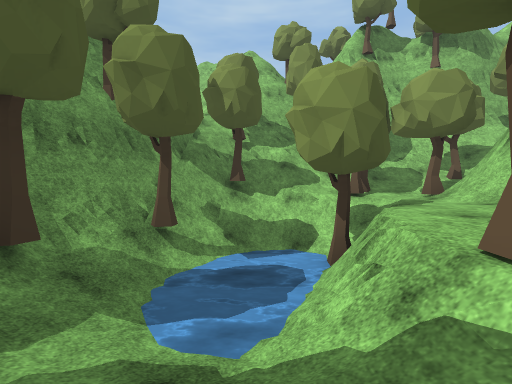
view 1 (above)

24 first-person views from a walk through a 3-D level made in the Unity game engine. The camera is 1.5 m above the floor, tilts 2° down and sees 85° across. Doors are open. The floor is counted in squares, 2 m on a side. Each view is taken from the middle of a square. On the plan, view 1 faces up. The plan holds only what a view shows up to about 10 squares ahead; the rest is blank. The place goes on beyond the plan. Some animated figures are not drawn. Some surface patterns are stand-ins.

view 2
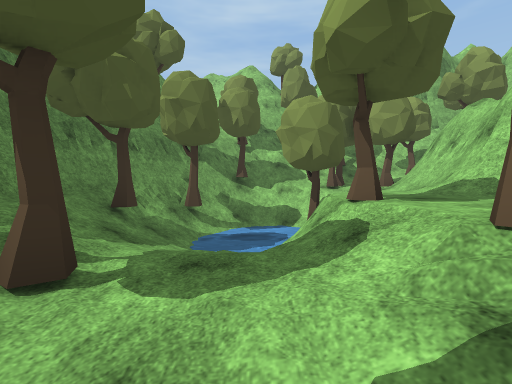

view 3
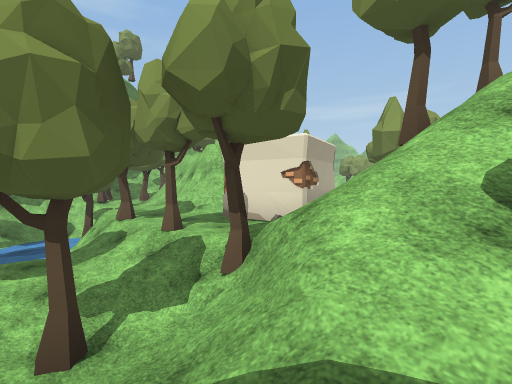

view 4
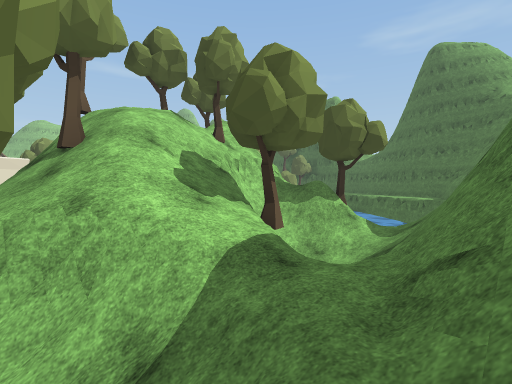

view 5
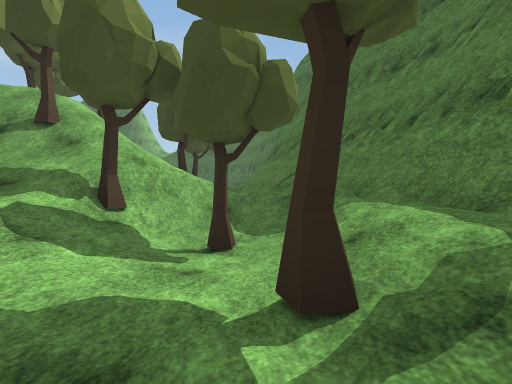

view 6
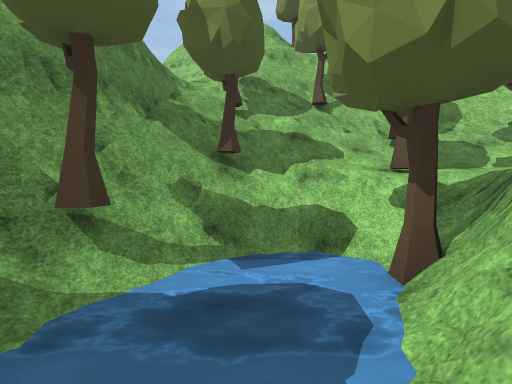

view 7
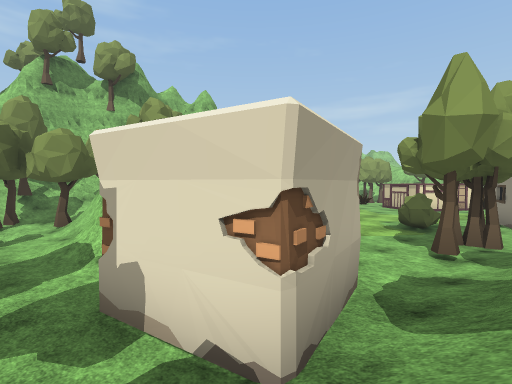

view 8
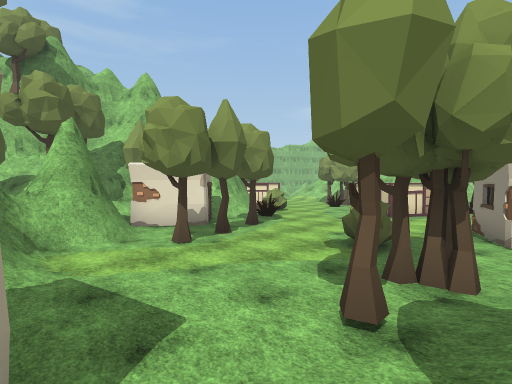

view 9
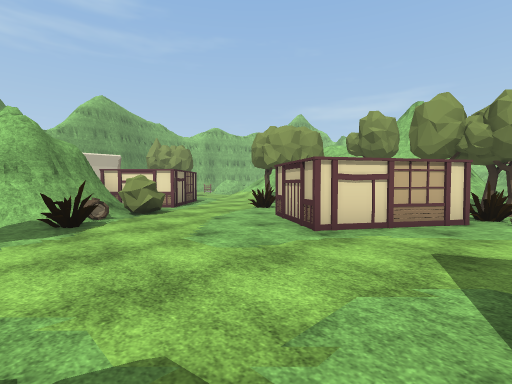

view 10
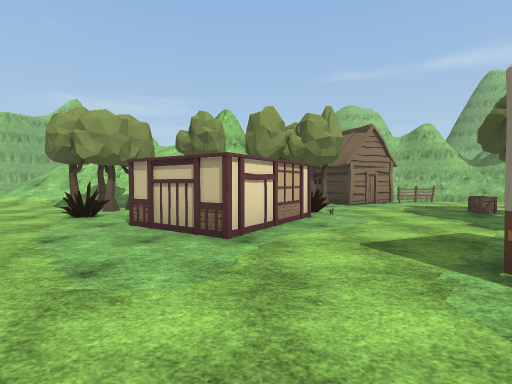

view 11
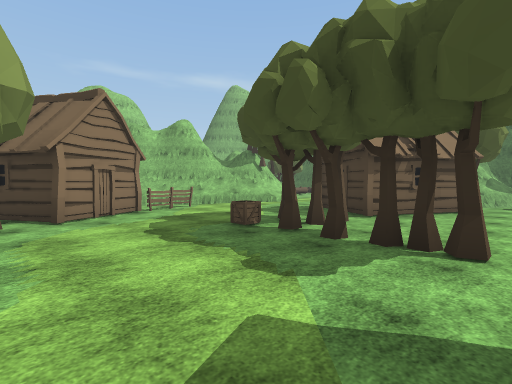

view 12
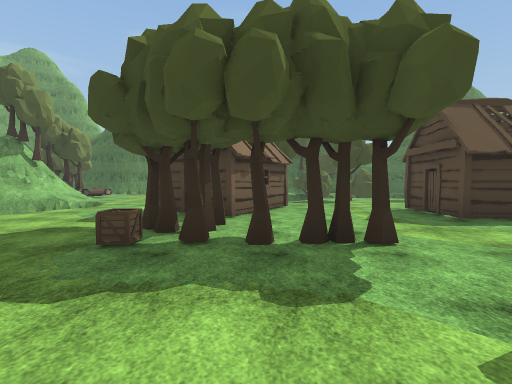

view 13
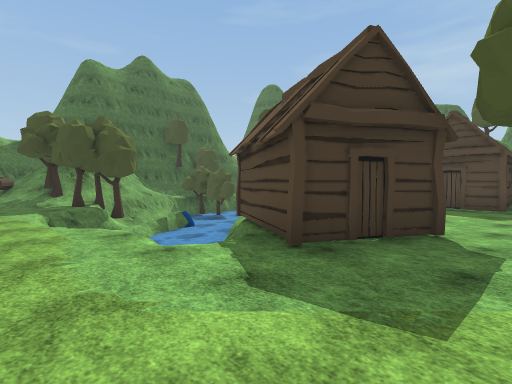

view 14
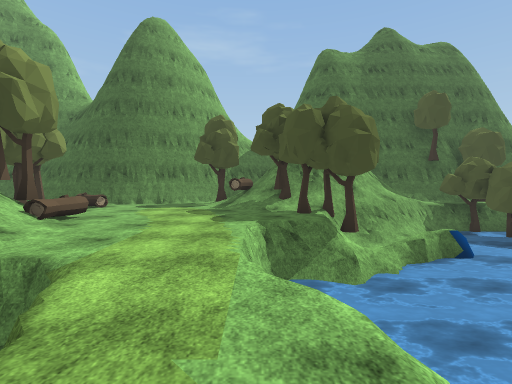

view 15
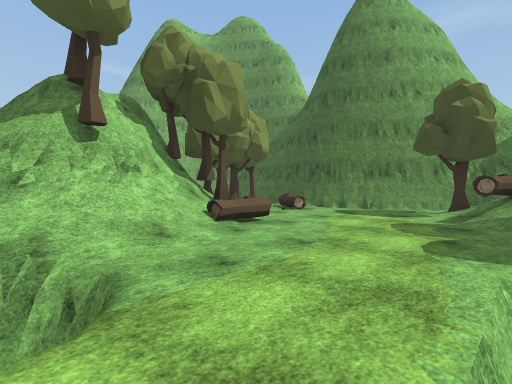

view 16
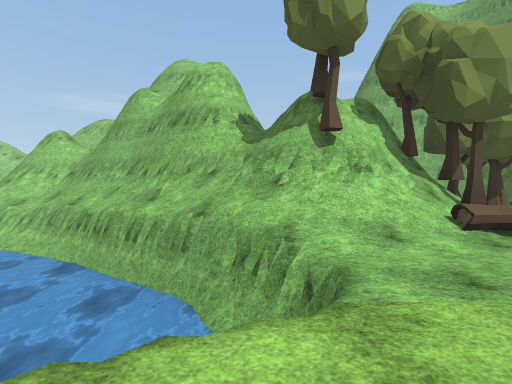

view 17
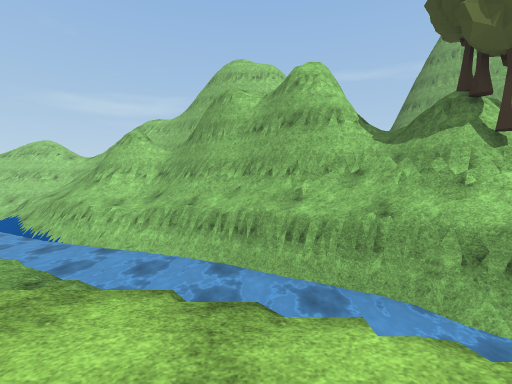

view 18
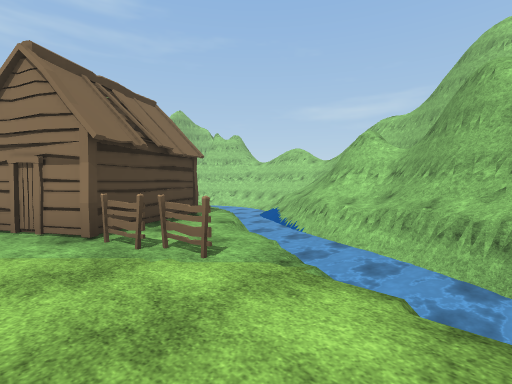

view 19
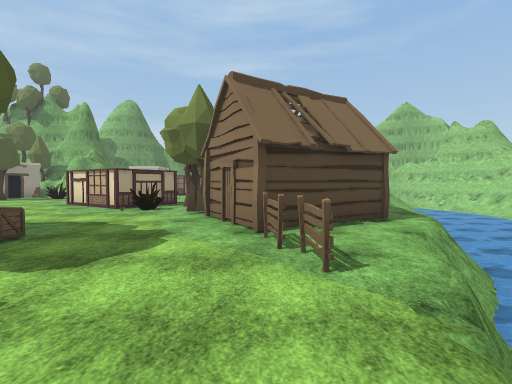

view 20
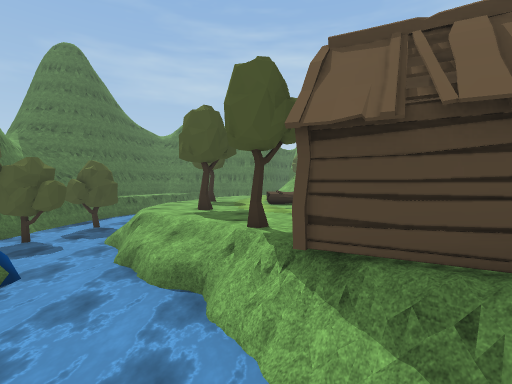

view 21
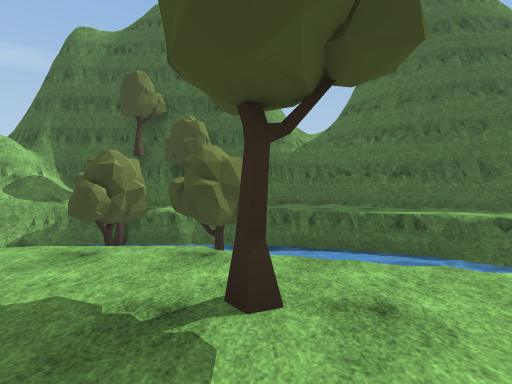

view 22
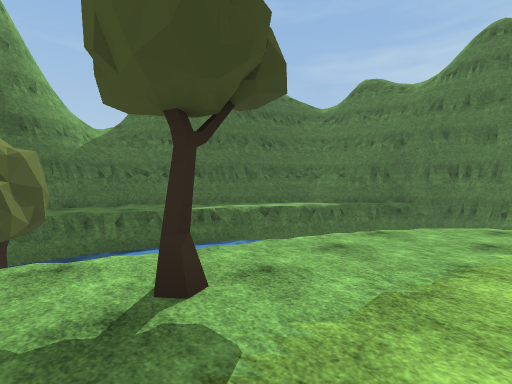

view 23
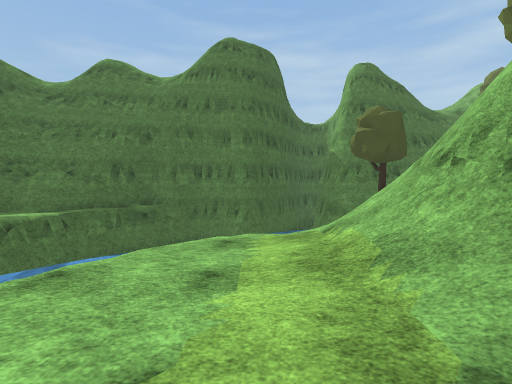

view 24
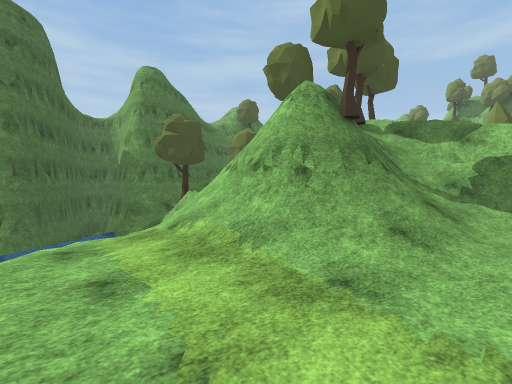

### Floor plan
Key: @ floor where view 1 was taken; # wall or solid block; x gap in a wall; . main floor; : floor 0.25 m higher than the main floor; - floor 0.25 m lower than the main floor; + floor 0.5 m higher than the main floor; * floor 0.75 m higher than the main floor; _ floor 0.75 m lower than the main floor; % floor 1 m higher than the main floor; < floor 1 m lower than the main floor; ( floor 1.25 m lower than the main floor; ! floor 1.5 m lower than the main floor; & floor 4.75 m higher than the main floor; / step, stairs or slope; = window, fence, low wall or low ledge; ~ water the walk can cross; ≈ water the walk keeps out of; v drop or lower ground; T tree; B bush; L log; H hut; C crate; F fence; O other object.
Columns run from 4 left of view 1 to 30 right of it. Each row starts with its distance up from view 1.
 11     #
 10     ###
  9   =T######
  8   #TT//T##=#            //
  7   #/T//T/T##      ### .://
  6   #///..T #     ####....//
  5  ##////.# ########B...TT//
  4  ##!≈~T.####.##.OLB..OT.:/
  3  #/~≈=./##//..T........T
  2  #T//v./##..TT......#
  1  #///T..x/.........####         ≈≈≈
  0  #/T@/.#O...........##.T   #  v≈≈≈(
 -1  #/__T.###....B......#O.T./#   ≈≈≈-
 -2  #/T//::#:.T.T...#....OTT.HH..≈≈≈=#
 -3  #///T///////...##......HH.HHv≈≈==#
 -4  ##/=//TT#      O .......HHH.≈≈≈==#
 -5   #.///// //     .T.T.C..F..v≈≈≈==#
 -6   #/ T=/&////   ...T.T....Fv≈≈≈v###
 -7   ##//#T/T///  ......TT....≈≈≈≈v##
 -8   ##//==///// HHH....H....v ≈≈≈=#
 -9  ###/TT=###/.H  H...H.H...≈≈≈≈ ##
-10  vv≈≈ =#////.   ...HH.H-..≈≈≈v##
-11 ##v≈    ///..  .....HH#=.. ≈≈*##
-12  ##≈≈   /..........T-H≈≈..≈vv####
-13   #v≈   =.......T../≈≈≈≈v.../#T
-14   #v     //..T..../≈≈≈≈≈≈.../#T
-15   ##v ≈     -....-≈≈≈≈≈<....L#T
-16    ##vv≈        /≈≈≈≈(<.....L*T#
-17     #=vv≈≈≈   ≈≈≈≈≈≈((TT......T
-18     ## .v≈≈≈≈TT≈TT≈≈v+*T/....LTTO
-19      ###...≈≈≈≈≈TTTv%###/L...L#=
-20        ###.... .TTT ####/T.########
-21          ###   T#####    /##
-22            ###          ###

Where each view was taken, in squares from view 1:
view 1: 0 up, 0 right, facing up
view 2: 2 down, 0 right, facing up
view 3: 5 down, 1 left, facing up-right
view 4: 3 down, 2 left, facing down-right
view 5: 1 up, 1 left, facing down
view 6: 2 up, 0 right, facing up
view 7: 3 down, 2 right, facing up-right
view 8: 3 down, 5 right, facing up-right
view 9: 2 down, 11 right, facing up-right
view 10: 0 up, 11 right, facing right
view 11: 2 down, 14 right, facing down-right
view 12: 2 down, 16 right, facing down
view 13: 7 down, 21 right, facing down-left
view 14: 10 down, 20 right, facing down
view 15: 12 down, 20 right, facing down-right
view 16: 12 down, 20 right, facing right
view 17: 9 down, 20 right, facing right
view 18: 9 down, 20 right, facing up-right
view 19: 9 down, 21 right, facing up
view 20: 12 down, 20 right, facing left
view 21: 12 down, 9 right, facing down
view 22: 12 down, 10 right, facing down-left
view 23: 12 down, 8 right, facing left
view 24: 13 down, 8 right, facing up-left
